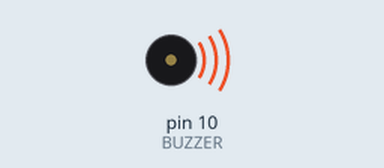
Simulated run of this sketch. Board: Arduino Uno, built with avr-gcc and run on an emulated ATmega328P. Parts: buzzer (waves = sounding).

Above: at 0.1 s.
At 4.1 s:
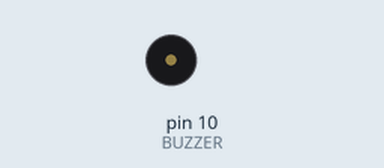
Timing chart, 0 to 5.6 s (numbered marks = the images above):
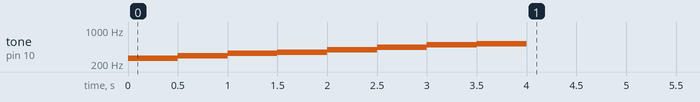

The sketch:

ManualBuzzer_Melody.ino
```cpp
const int BUZZER = 10;
const int melody[8] = { 262, 294, 330, 349, 393, 440, 494, 523 };  // 도레미파솔라시도

void setup() {
  for (int i = 0; i <= 7; i++) {
    tone(BUZZER, melody[i]);  // 연주
    delay(500);
  }
  noTone(BUZZER);  // 연주 멈춤
}

void loop() {
}
```
